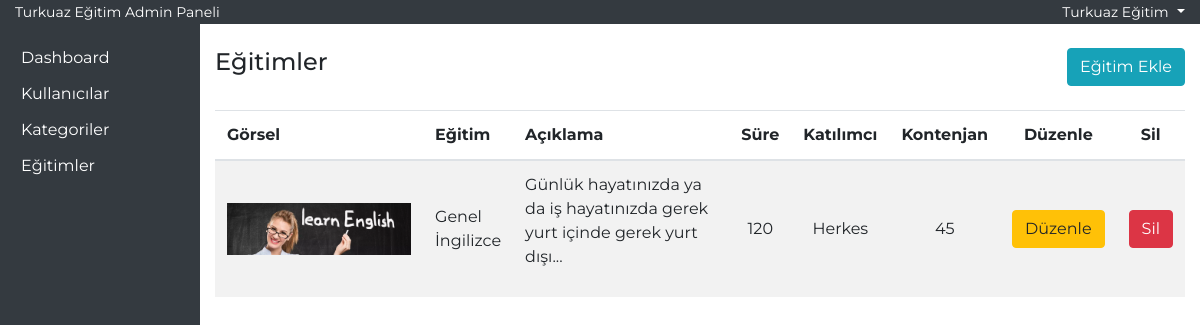
The app's page /admin-yntm/egitimler.php (signed in) with its own data.
### tables this page shows
CREATE TABLE `egitimler` (
  `id` int(11) NOT NULL,
  `egitimAdi` varchar(50) NOT NULL,
  `aciklama` text NOT NULL,
  `sure` int(11) NOT NULL,
  `katilimci` varchar(25) NOT NULL,
  `kontenjan` int(11) NOT NULL,
  `kategori` varchar(30) NOT NULL,
  `gorsel` varchar(100) NOT NULL
);

### admin-yntm/egitimler.php (the view, shortened to what this page needs)
<?php
require_once('header.php');
?>
<div class="row">
    <div class="col-md-6">
        <h4>Eğitimler</h4>
    </div>
    <div class="col-md-6 text-right">
        <button type="button" class="btn btn-info" data-toggle="modal" data-target="#egitimekle">
            Eğitim Ekle
        </button>
    </div>
</div>
<section id="egitimList" class="mt-4">
    <div class="container-fluid">
        <div class="row">
            <div class="col-12 p-0">
                <table class="table table-striped">
                    <thead>
                        <tr>
                            <th>Görsel</th>
                            <th>Eğitim</th>
                            <th>Açıklama</th>
                            <th class="text-center">Süre</th>
                            <th class="text-center">Katılımcı</th>
                            <th class="text-center">Kontenjan</th>
                            <th class="text-center">Düzenle</th>
                            <th class="text-center">Sil</th>
                        </tr>
                    </thead>
                    <tbody>
                        <?php
                        $egitimList = $db->prepare('select * from egitimler order by egitimAdi asc');
                        $egitimList->execute();
                        if ($egitimList->rowCount()) {
                            foreach ($egitimList as $egitimListSatir) {
                        ?>
                                <tr>
                                    <td class="w-25"><img src="<?php echo $egitimListSatir['gorsel']; ?>" class="w-100"></td>
                                    <td><?php echo $egitimListSatir['egitimAdi']; ?></td>
                                    <td class="w-25"><?php echo substr($egitimListSatir['aciklama'], 0, 101); ?>...</td>
                                    <td class="text-center"><?php echo $egitimListSatir['sure']; ?></td>
                                    <td class="text-center"><?php echo $egitimListSatir['katilimci']; ?></td>
                                    <td class="text-center"><?php echo $egitimListSatir['kontenjan']; ?></td>
                                    <td class="text-center"><a href="egitimler.php?updateID=<?php echo $egitimListSatir['id']; ?>" class="btn btn-warning">Düzenle</a></td>
                                    <td class="text-center"><a href="egitimler.php?deleteID=<?php echo $egitimListSatir['id']; ?>" class="btn btn-danger">Sil</a></td>
                                </tr>
                        <?php
                            }
                        }
                        ?>
                    </tbody>
                </table>
            </div>
        </div>
    </div>
</section>
<?php require_once('footer.php'); ?>

### css/style.css (style rules this page uses)
* { font-family: 'Montserrat', sans-serif; text-decoration: none !important; }
td { vertical-align: middle !important; }

### records on screen
egitimler: gorsel (picture), egitimAdi "Genel İngilizce", aciklama "Günlük hayatınızda ya da iş hayatınızda gerek yurt içinde gerek yurt dışı", sure "120", katilimci "Herkes", kontenjan "45"

### other values on screen
$_SESSION['user']['adi'] "Turkuaz Eğitim"
